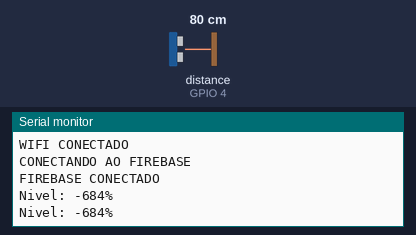
This sketch was run on a simulated ESP32. On the bench: the last lines printed to the serial monitor. Wiring (inferred from the names in the program): ultrasonic range finder: trigger GPIO 2; echo GPIO 4. The inputs (shaded band) are chosen by the test bench; at power-on: distance to the obstacle (sensor on GPIO 4) 80 cm. The echo pulse lasts 58.3 µs per cm; WiFi joins after 1.5 s; servers stay silent unless stated.

Above: at 2.7 s.
2.8 s: distance to the obstacle (sensor on GPIO 4) set to 2 cm
At 4.1 s:
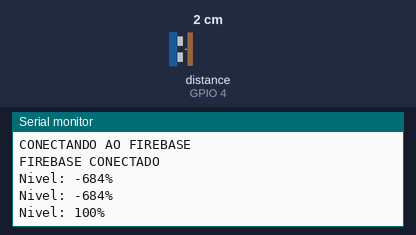
4.3 s: distance to the obstacle (sensor on GPIO 4) set to 4 cm
At 5.3 s:
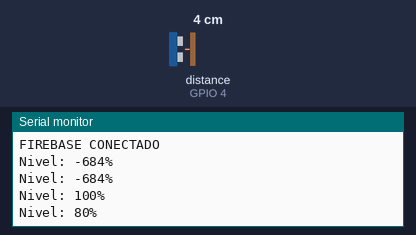
Timing chart, 0 to 7.3 s (numbered marks = the images above; inputs shaded):
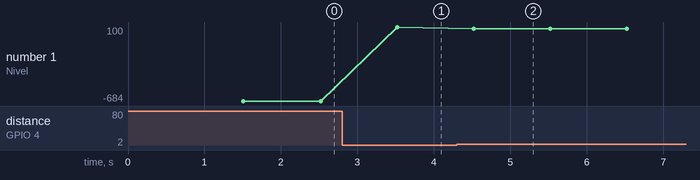

Measured:
- after the input at 2.8 s, the serial monitor: prints a new line after 0.72 s (image 1)
- after the input at 4.3 s, the serial monitor: prints a new line after 0.22 s (image 2)
- plotted number 1: -684 → 100 after the input at 2.8 s, 100 → 80 after the input at 4.3 s

The sketch:

ESP_Tanque.ino
```cpp
/*-----------------------------------------
----  Programa de automação de Bombas  ----
----                                   ----
----         Desenvolvido Por:         ----
----      Vinicius Moreira Souza       ----
----                                   ----
-------------------------------------------*/

//INSTALAÇÃO DE BIBLIOTECAS-----------------------------------------------
#include <WiFi.h>                      //Biblioteca para conectar ao Wifi
#include <IOXhop_FirebaseESP32.h>      //Biblioteca para se comunicar com Firebase
#include <ArduinoJson.h>               //Biblioteca que permite o ESP32 se comunicar com Firebase no formato JSON

// DEFININDO CONFIGURAÇÃO DO SENSOR ULTRASSÔNICO -------------------------
int pino_trigger = 2;              // Define o Pino 2 (GPIO 2 ou D2) que será conectada a saída TRIGGER do sensor ultrassônico
int pino_echo = 4;                 // Define o Pino 4 (GPIO 4 ou D4) que será conectada a saída ECHO do sensor ultrassônico
// As saídas Vcc e GND devem ser conectadas à fonte de tensão (obs: o gnd da fonte deve estar conectado ao GND deste ESP32)

//DEFININDO CONFIGURAÇÃO DE NÍVEL ---------------------------------------
int sensor_nivel =0;              // Variável dos valores de nível
int profundidade = 12;            // Defina aqui a profunDidade do Tanque armazenamento de água utilizado (400cm é o limite do sensor testado na simulação)
int distancia_min = 2;             // Distancia mínima entre a água e o sensor para evitar a queima (altura máxima)
int range_max = profundidade*58;   // Variável intermediária para calculo correto do sensor
int range_min = distancia_min*58;  // Variável intermediária para calculo correto do sensor

//DEFININDO PARÂMETROS DO WIFI-------------------------------------------
#define WIFI_SSID "JESUS CRISTO_2"                                           //Definindo Nome da Rede WIFI
#define WIFI_PASSWORD "12345687"                                             //Definindo Senha para logar no WIFI
#define FIREBASE_HOST "https://controlebombas-default-rtdb.firebaseio.com/"  //Link do Firebase
#define FIREBASE_AUTH "1K8XgXXhD1yKnWTfwCRF9LggkFhxtuUNuZLxzj6T"             // Autenticação do Firebase

//DEFININDO CONFIGURAÇÕES DO FIREBASE -----------------------------------
bool status_modo = 0;                  //Variável de coleta da chave modo no FireBase
bool status_b1 = 0;                    //Variável de coleta da chave bomba1 no FireBase
bool status_b2 = 0;                    //Variável de coleta da chave bomba2 no FireBase
int status_nivel = 0;                  //Variável de coleta da chave nivel no Firebase

//DEFININDO VARIÁVEIS DE ENDEREÇO PARA TAREFAS EM NÚCLEOS DIFERENTES------
TaskHandle_t loopcore0;               // Variável de endereço utilizada para configuração das tarefas para os núcleos individuais
TaskHandle_t loopcore1;               // Variável de endereço utilizada para configuração das tarefas para os núcleos individuais

void setup() {

  //INICIANDO CONFIGURAÇÃO DO SENSOR DE NÍVEL -----------------------------------
  Serial.begin(9600);              //Inicia o Monitor Serial em 9600 Baud
  pinMode(pino_trigger, OUTPUT);    //Define o Pino Trigger como saída de sinal
  pinMode(pino_echo,INPUT);         //Define o Pino Echo como entrada de sinal


  //INICIANDO CONEXÃO WIFI------------------------------------------------------
  WiFi.begin(WIFI_SSID, WIFI_PASSWORD); //inicia conexão com SSID  e senha
  Serial.println("Conectando ao wifi"); //Imprime no monitor Serial
  while(WiFi.status() !=WL_CONNECTED){
    Serial.println("Aguardando Conexão");//Imprime no monitor Serial
    delay(300);
  }
  Serial.println("WIFI CONECTADO");     //Imprime no monitor Serial

  // INICIANDO CONEXÃO COM FIREBASE -------------------------------------------
  Serial.println("CONECTANDO AO FIREBASE");     //Imprime no monitor Serial
  Firebase.begin(FIREBASE_HOST, FIREBASE_AUTH); //Inicia conexão com dados de autenticação
  Serial.println("FIREBASE CONECTADO");


  //DEFININDO NÚCLEO PARA TAREFA DE MONITORAMENTO DE NÍVEL
  xTaskCreatePinnedToCore(
    nucleo_leitura,// Função da tarefa
    "loopcore0",     // Nome da tarefa
    10000,           // Tamanho da pilha da tarefa (em palavras)
    NULL,            // Parâmetro passado para a tarefa
    1,               // Prioridade da tarefa
    &loopcore0,      // Identificador da tarefa
    0                // Núcleo 0
  );

  //DEFININDO NÚCLEO PARA TAREFA DE COMUNICAÇÃO
  xTaskCreatePinnedToCore(
    nucleo_envio,// Função da tarefa
    "loopcore1",     // Nome da tarefa
    10000,           // Tamanho da pilha da tarefa (em palavras)
    NULL,            // Parâmetro passado para a tarefa
    1,               // Prioridade da tarefa
    &loopcore1,      // Identificador da tarefa
    1                // Núcleo 1
  );
}

void nucleo_leitura(void *parameter){
  while(true){
    leitura_nivel(); // Chamando Função de Leitura de nível com sensor ultrassônico
    delay(1000); // Tempo para evitar erro no processador
  }
}

void nucleo_envio(void *parameter){
  while(true){
    envio_firebase();  // Chamando Função de envio do valor de nível para o banco de dados
    delay(500); // tempo para evitar erro no processador
  }
}

//LOOP Inativo
void loop() {
}

//FUNÇÕES UTILIZADAS

//Nucleo 0
void leitura_nivel(){                              // Função de Leitura de nível com sensor ultrassônico
      digitalWrite(pino_trigger, HIGH);           //Valor alto na entrada TRIG
      delayMicroseconds(10);                     //Intervalor de 10ms
      digitalWrite(pino_trigger, LOW);            //Valor baixo na entrada TRIG

      sensor_nivel = pulseIn(pino_echo, HIGH);                   //Coleta o valor de distancia enviado pelo sensor através da saída ECHO e atribui à variável sensor_nivel (função PulseIn mede o tamanho do pulso )
      sensor_nivel = map(sensor_nivel, range_min, range_max , 100, 0);  //Adapta o range do sensor para o range de 100 a 0

      //Impressão dos Valores no Monitor Serial para monitoramento do código (ESP32 precisa estar conectado ao computador para realizar a leitura)
      Serial.print("Nivel: ");
      Serial.print(sensor_nivel);
      Serial.println("%");
}


//Nucleo 1
void envio_firebase(){            //Função de envio do valor de nível para o banco de dados
  Firebase.setInt("/nivel",sensor_nivel); //Grava o valor na Chave "nivel" do banco de dados
}
```
